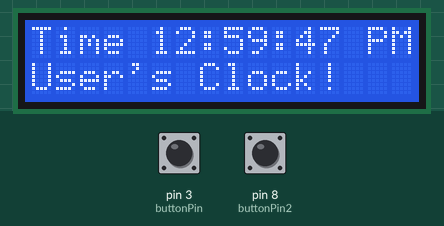
This sketch was run on a simulated Arduino Uno, built with avr-gcc and run on an emulated ATmega328P. Shown: 16×2 character LCD. The inputs (shaded band) are chosen by the test bench; at power-on: pin 8 (buttonPin2) LOW, pin 3 (buttonPin) LOW.

Above: at 1.2 s.
1.3 s: pin 8 (buttonPin2) pulled HIGH for 1.2 s
At 3.8 s:
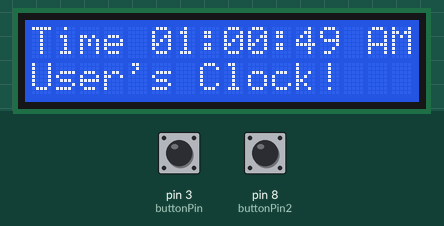
6.5 s: pin 3 (buttonPin) pulled HIGH for 1.2 s
At 8.7 s:
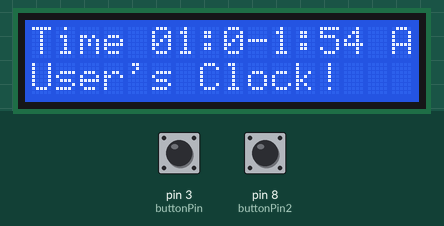
10.4 s: pin 3 (buttonPin) pulled HIGH for 1.2 s
At 12.7 s:
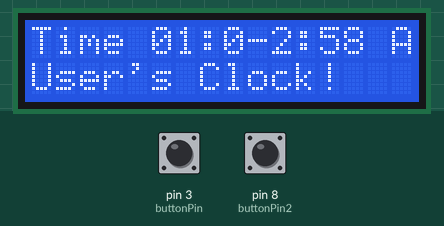
14.4 s: pin 8 (buttonPin2) pulled HIGH for 1.2 s
At 16.4 s:
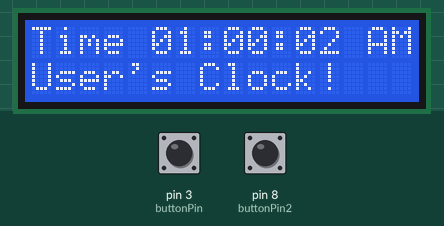
19.6 s: pin 3 (buttonPin) driven HIGH and pin 8 (buttonPin2) driven HIGH
At 20.9 s:
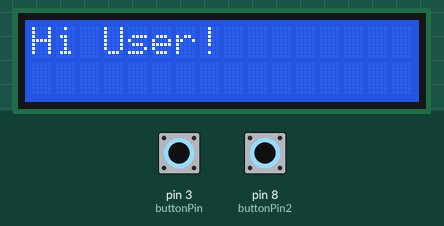
23.4 s: pin 3 (buttonPin) driven LOW
At 27.5 s:
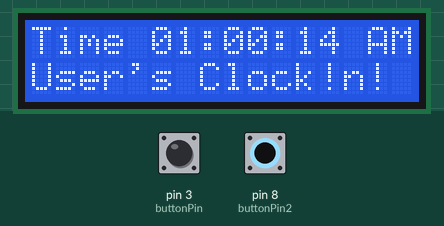
Timing chart, 0 to 28.4 s (numbered marks = the images above; inputs shaded):
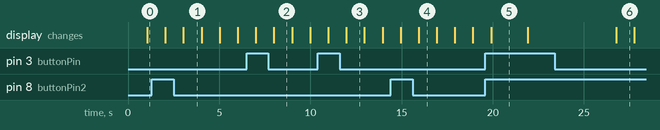

Measured:
- after the input at 1.3 s, the display: first differs from a run without the input after 1.7 s (image 1)
- after the input at 14.4 s, the display: first differs from a run without the input after 1.5 s (image 4)
- after the input at 19.6 s, the display: changes after 0.31 s (image 5)
- after the input at 23.4 s, the display: changes after 3.4 s (image 6)
- what the display in image 1 shows lasts 1.0 s, from 3.0 s to 4.0 s
- what the display in image 5 shows lasts 2.0 s, from 19.9 s to 21.9 s

The sketch:

LCD.ino
```cpp
/**
 * @BRIEF: The following program is a clock display on an LCD screen using an Arduino Uno.  This features capabilities such as increment and decrement time functions.
 * @CREDIT: Part of the design was drawn from https://howtomechatronics.com/tutorials/arduino/lcd-tutorial/, https://projecthub.arduino.cc/plouc68000/03c1850e-eb95-450c-9fd3-8b6f810054d3, and https://docs.arduino.cc/built-in-examples/digital/Button
 * @AUTHOR: BP-2
 */

#include <LiquidCrystal.h> // includes the LiquidCrystal Library
LiquidCrystal lcd(1, 2, 4, 5, 6, 7); // Creates an LCD object. Parameters: (rs, enable, d4, d5, d6, d7)
const int buttonPin = 3;  // the number of the pushbutton pin
const int buttonPin2 = 8; // number of pushbutton2 pin
int buttonState = 0;  // variable for reading the pushbutton status
int buttonState2 = 0; // variable for second button
bool flip = false; // flag for flipping the clock numbers
unsigned long startMillis; // this variable will hold the starting milliseconds at each loop
unsigned long currentMillis; // this variable will hold current milliseconds used to measure length of each loop


// Digital LCD Constrast setting
int cs=9;// pin 9 for contrast PWM
const int contrast = 100;// default contrast

// initial Time display is 12:59:45 PM
int h=12;
int m=59;
int s=45;
int flag=1; //PM


void setup() {
 lcd.begin(16,2); // Initializes the interface to the LCD screen, and specifies the dimensions (width and height) of the display }
  pinMode(buttonPin, INPUT); // initialize to input
  pinMode(buttonPin2, INPUT); // initialize to input

}

void loop() {
  s = s + 1; // increment the second counter each iteration

  // logic for flow of numbers on clock
  if(s>59){
    s=0;
    m=m+1;
  }
  if(m>=60)
  {
    m=0;
    h=h+1;
  }
  if(h>=13)
  {
    h=1;
    flag=flag+1;
    if(flag==2){
      flag=0;
    }
  }
  // read the state of the buttons:
  buttonState = digitalRead(buttonPin);
  buttonState2 = digitalRead(buttonPin2);
  // display to screen correctly
  lcd.setCursor(0,0);
  lcd.print("Time ");
  if(h<10){
    lcd.print("0");// always 2 digits
  }
  lcd.print(h);
  lcd.print(":");
  if(m<10){
    lcd.print("0");
  }
  lcd.print(m);
  lcd.print(":");
  if(s<10){
    lcd.print("0");
  }
  lcd.print(s);
  if(flag==0){
    lcd.print(" AM");
  }
  if(flag==1){
    lcd.print(" PM");
  }
  lcd.setCursor(0,1);// for Line 2
  lcd.print("User's Clock!");

  // initialize the starting time of this loop
  startMillis = millis();
  currentMillis = startMillis;
  // these will temporarily hold vallues so when we are in loop we only increment or decrement once
  int tempM = m;
  int tempS = s;
  while(currentMillis - startMillis <= 987 ){ // waiting for 987 milliseconds to account for 1 full second elapsed (taking into account execution time)
    // special statement if both buttons are pressed
    if(buttonState2 == HIGH && buttonState == HIGH){
      lcd.setCursor(0,0);
      lcd.clear();
      lcd.print("Hi User!");
      flip = !flip;
      delay(2000);
      lcd.setCursor(0,1);
      lcd.print("Arduino is fun!");
      delay(4846);
      s = tempS + 7;
    }
    // increment button
    else if (buttonState2 == HIGH){
      m = tempM + 1;
    }
    // decrement button
    else if (buttonState == HIGH) {
      m = tempM - 1;
    }
  currentMillis = millis(); // count time elapsed
  }
}
```
